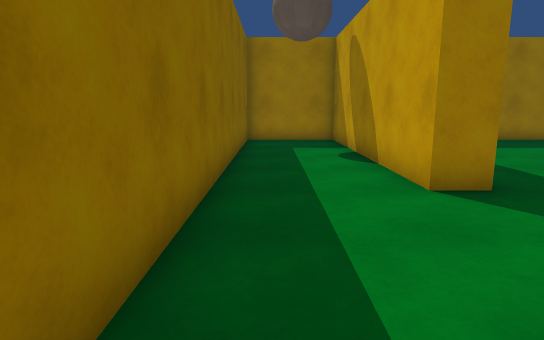
View 1 (above)

16 first-person views from a walk through a 3-D level made in the Unity game engine. The camera is 1.3 m above the floor, tilts 10° down and sees 75° across. The floor is counted in squares, 1 m on a side. Each view is taken from the middle of a square. On the plan, view 1 faces up. The plan holds only what a view shows up to about 15 squares ahead; the rest is blank.

View 2
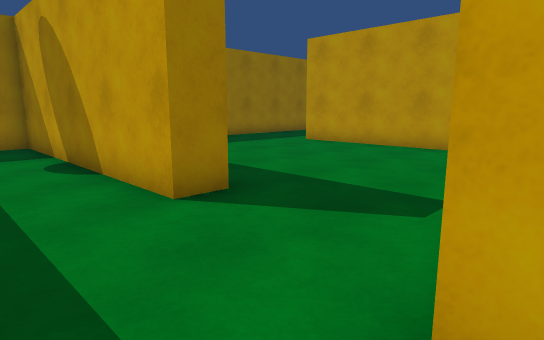

View 3
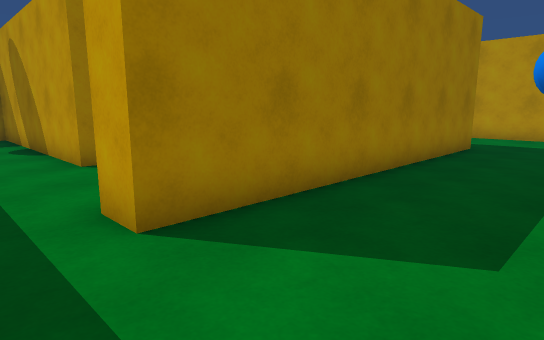

View 4
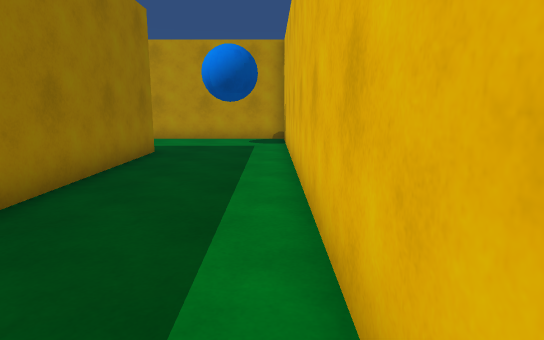

View 5
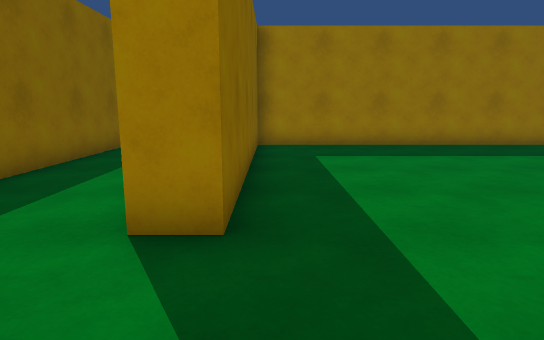

View 6
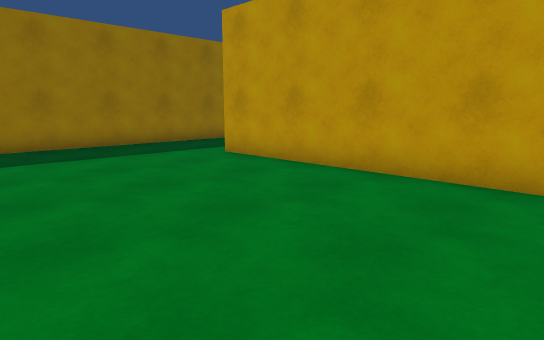

View 7
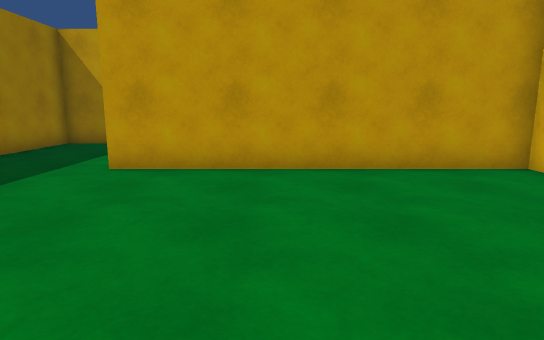

View 8
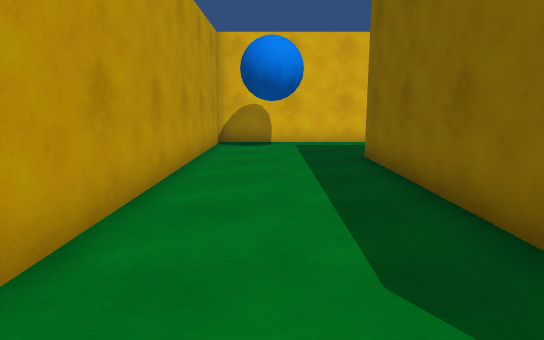

View 9
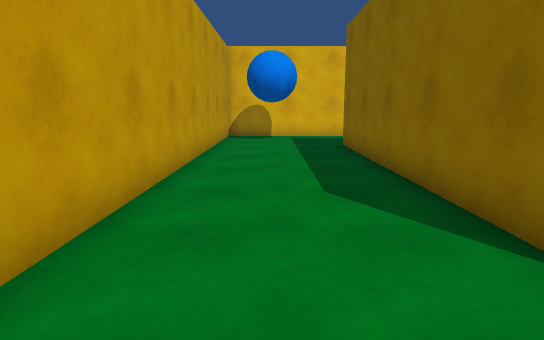

View 10
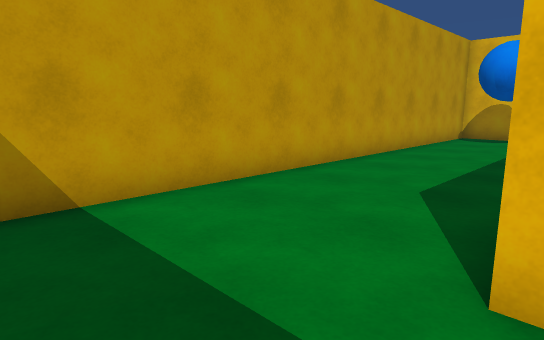

View 11
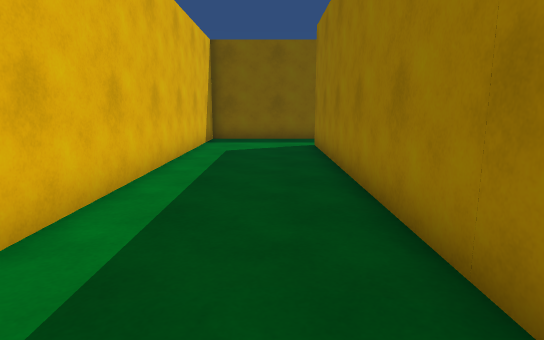

View 12
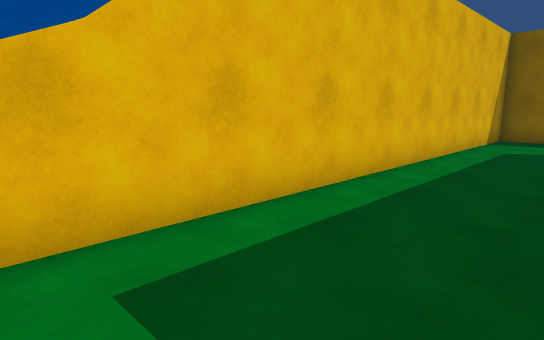

View 13
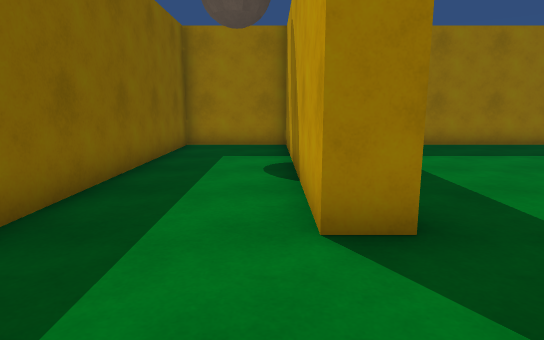

View 14
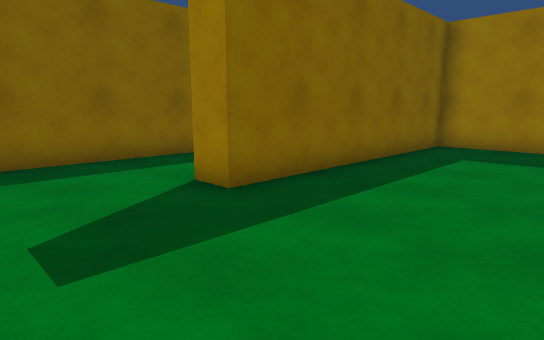

View 15
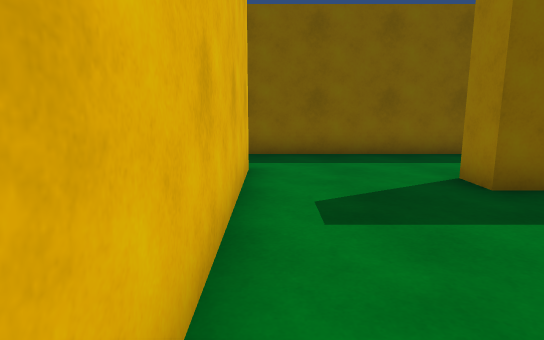

View 16
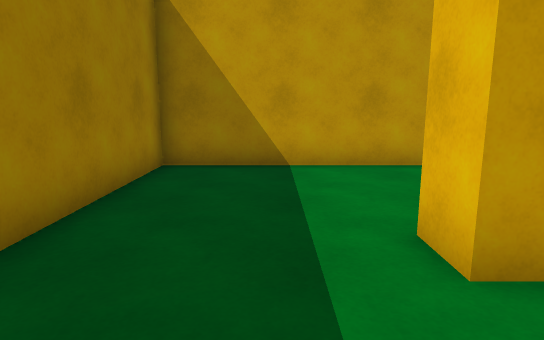

### Floor plan
Points are (right, up) in squares from view 1. A wall is a line through its corners. A room is listed if a view was taken in it or the views show most of it. See-through windows are left out.
Room 1 (views 1, 2, 3, 4, 5, 6, 7, 8, 9, 10, 11, 12, 13, 14, 15, 16)
walls: (3.5, 5.5) (2.5, 5.5) (2.5, 14.5) (-1, 14.5) (-1, -3.5) (17, -3.5) (17, 14.5) (3.5, 14.5) (3.5, 5.5); (11, 1.5) (11.5, 1.5) (11.5, 10.5) (12.5, 10.5); (12.5, 10) (12.5, 0.5) (1.5, 0.5) (1.5, 1.5) (8.5, 1.5)

Positions as (right, up) in squares from view 1, and headings:
1: (0, 0), facing up
2: (0, 1), facing up-right
3: (0, -3), facing up-right
4: (2, -3), facing right
5: (4, 2), facing up
6: (5, 2), facing up-right
7: (4, 7), facing right
8: (15, 10), facing down
9: (15, 13), facing down
10: (12, 13), facing down-right
11: (14, -1), facing left
12: (15, 0), facing down-left
13: (2, 2), facing up
14: (8, 2), facing up-left
15: (9, 2), facing left
16: (9, 12), facing right
